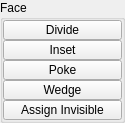
          <widget class="QGroupBox" name="Face">
           <property name="minimumSize">
            <size>
             <width>125</width>
             <height>0</height>
            </size>
           </property>
           <property name="maximumSize">
            <size>
             <width>125</width>
             <height>999</height>
            </size>
           </property>
           <property name="baseSize">
            <size>
             <width>0</width>
             <height>0</height>
            </size>
           </property>
           <property name="title">
            <string>Face</string>
           </property>
           <layout class="QVBoxLayout" name="verticalLayout_6">
            <property name="spacing">
             <number>0</number>
            </property>
            <property name="leftMargin">
             <number>0</number>
            </property>
            <property name="topMargin">
             <number>0</number>
            </property>
            <property name="rightMargin">
             <number>0</number>
            </property>
            <property name="bottomMargin">
             <number>0</number>
            </property>
            <item>
             <widget class="TkToolButton" name="tb007">
              <property name="enabled">
               <bool>true</bool>
              </property>
              <property name="minimumSize">
               <size>
                <width>0</width>
                <height>20</height>
               </size>
              </property>
              <property name="maximumSize">
               <size>
                <width>999</width>
                <height>20</height>
               </size>
              </property>
              <property name="toolTip">
               <string>Divide facet</string>
              </property>
              <property name="text">
               <string>Divide</string>
              </property>
              <property name="iconSize">
               <size>
                <width>18</width>
                <height>18</height>
               </size>
              </property>
             </widget>
            </item>
            <item>
             <widget class="TkToolButton" name="tb006">
              <property name="enabled">
               <bool>true</bool>
              </property>
              <property name="minimumSize">
               <size>
                <width>0</width>
                <height>20</height>
               </size>
              </property>
              <property name="maximumSize">
               <size>
                <width>999</width>
                <height>20</height>
               </size>
              </property>
              <property name="toolTip">
               <string>Inset selected face region</string>
              </property>
              <property name="text">
               <string>Inset</string>
              </property>
              <property name="iconSize">
               <size>
                <width>18</width>
                <height>18</height>
               </size>
              </property>
             </widget>
            </item>
            <item>
             <widget class="QPushButton" name="b032">
              <property name="enabled">
               <bool>true</bool>
              </property>
              <property name="minimumSize">
               <size>
                <width>0</width>
                <height>20</height>
               </size>
              </property>
              <property name="maximumSize">
               <size>
                <width>999</width>
                <height>20</height>
               </size>
              </property>
              <property name="toolTip">
               <string>Poke the selected faces by creating a new vertex at the center of each face.</string>
              </property>
              <property name="text">
               <string>Poke</string>
              </property>
              <property name="iconSize">
               <size>
                <width>18</width>
                <height>18</height>
               </size>
              </property>
              <property name="balette" stdset="0">
               <palette>
                <active>
                 <colorrole role="Highlight">
                  <brush brushstyle="SolidPattern">
                   <color alpha="255">
                    <red>168</red>
                    <green>152</green>
                    <blue>250</blue>
                   </color>
                  </brush>
                 </colorrole>
                </active>
                <inactive>
                 <colorrole role="Highlight">
                  <brush brushstyle="SolidPattern">
                   <color alpha="255">
                    <red>168</red>
                    <green>152</green>
                    <blue>250</blue>
                   </color>
                  </brush>
                 </colorrole>
                </inactive>
                <disabled>
                 <colorrole role="Highlight">
                  <brush brushstyle="SolidPattern">
                   <color alpha="255">
                    <red>0</red>
                    <green>120</green>
                    <blue>215</blue>
                   </color>
                  </brush>
                 </colorrole>
                </disabled>
               </palette>
              </property>
             </widget>
            </item>
            <item>
             <widget class="QPushButton" name="b034">
              <property name="enabled">
               <bool>true</bool>
              </property>
              <property name="minimumSize">
               <size>
                <width>0</width>
                <height>20</height>
               </size>
              </property>
              <property name="maximumSize">
               <size>
                <width>999</width>
                <height>20</height>
               </size>
              </property>
              <property name="toolTip">
               <string>Wedge the selected faces by extruding and rotating them about a selected edge.</string>
              </property>
              <property name="text">
               <string>Wedge</string>
              </property>
              <property name="iconSize">
               <size>
                <width>18</width>
                <height>18</height>
               </size>
              </property>
              <property name="balette" stdset="0">
               <palette>
                <active>
                 <colorrole role="Highlight">
                  <brush brushstyle="SolidPattern">
                   <color alpha="255">
                    <red>168</red>
                    <green>152</green>
                    <blue>250</blue>
                   </color>
                  </brush>
                 </colorrole>
                </active>
                <inactive>
                 <colorrole role="Highlight">
                  <brush brushstyle="SolidPattern">
                   <color alpha="255">
                    <red>168</red>
                    <green>152</green>
                    <blue>250</blue>
                   </color>
                  </brush>
                 </colorrole>
                </inactive>
                <disabled>
                 <colorrole role="Highlight">
                  <brush brushstyle="SolidPattern">
                   <color alpha="255">
                    <red>0</red>
                    <green>120</green>
                    <blue>215</blue>
                   </color>
                  </brush>
                 </colorrole>
                </disabled>
               </palette>
              </property>
             </widget>
            </item>
            <item>
             <widget class="QPushButton" name="b038">
              <property name="enabled">
               <bool>true</bool>
              </property>
              <property name="minimumSize">
               <size>
                <width>0</width>
                <height>20</height>
               </size>
              </property>
              <property name="maximumSize">
               <size>
                <width>999</width>
                <height>20</height>
               </size>
              </property>
              <property name="toolTip">
               <string>Assign selected faces to be invisible or unassign.</string>
              </property>
              <property name="text">
               <string>Assign Invisible</string>
              </property>
              <property name="iconSize">
               <size>
                <width>18</width>
                <height>18</height>
               </size>
              </property>
              <property name="balette" stdset="0">
               <palette>
                <active>
                 <colorrole role="Button">
                  <brush brushstyle="SolidPattern">
                   <color alpha="255">
                    <red>80</red>
                    <green>80</green>
                    <blue>80</blue>
                   </color>
                  </brush>
                 </colorrole>
                </active>
                <inactive>
                 <colorrole role="Button">
                  <brush brushstyle="SolidPattern">
                   <color alpha="255">
                    <red>80</red>
                    <green>80</green>
                    <blue>80</blue>
                   </color>
                  </brush>
                 </colorrole>
                </inactive>
                <disabled>
                 <colorrole role="Button">
                  <brush brushstyle="SolidPattern">
                   <color alpha="255">
                    <red>80</red>
                    <green>80</green>
                    <blue>80</blue>
                   </color>
                  </brush>
                 </colorrole>
                </disabled>
               </palette>
              </property>
             </widget>
            </item>
           </layout>
          </widget>
